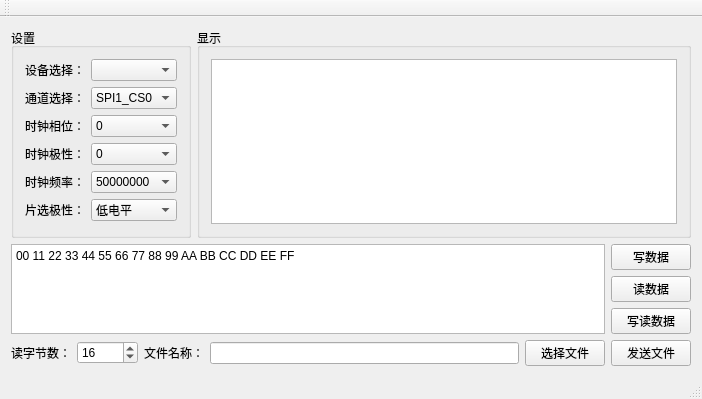
<?xml version="1.0" encoding="UTF-8"?>
<ui version="4.0">
 <class>MainWindow</class>
 <widget class="QMainWindow" name="MainWindow">
  <property name="geometry">
   <rect>
    <x>0</x>
    <y>0</y>
    <width>702</width>
    <height>399</height>
   </rect>
  </property>
  <property name="windowTitle">
   <string>USB2SPI Test</string>
  </property>
  <widget class="QWidget" name="centralWidget">
   <layout class="QGridLayout" name="gridLayout_3">
    <item row="0" column="0">
     <layout class="QVBoxLayout" name="verticalLayout_4">
      <item>
       <layout class="QHBoxLayout" name="horizontalLayout_9">
        <item>
         <widget class="QGroupBox" name="groupBox">
          <property name="maximumSize">
           <size>
            <width>180</width>
            <height>16777215</height>
           </size>
          </property>
          <property name="title">
           <string>设置</string>
          </property>
          <layout class="QGridLayout" name="gridLayout">
           <item row="0" column="0">
            <layout class="QVBoxLayout" name="verticalLayout">
             <item>
              <layout class="QHBoxLayout" name="horizontalLayout">
               <item>
                <widget class="QLabel" name="label">
                 <property name="text">
                  <string>设备选择：</string>
                 </property>
                </widget>
               </item>
               <item>
                <widget class="QComboBox" name="comboBoxDeviceHandle">
                 <property name="sizePolicy">
                  <sizepolicy hsizetype="Expanding" vsizetype="Fixed">
                   <horstretch>0</horstretch>
                   <verstretch>0</verstretch>
                  </sizepolicy>
                 </property>
                 <property name="sizeAdjustPolicy">
                  <enum>QComboBox::AdjustToContentsOnFirstShow</enum>
                 </property>
                </widget>
               </item>
              </layout>
             </item>
             <item>
              <layout class="QHBoxLayout" name="horizontalLayout_2">
               <item>
                <widget class="QLabel" name="label_2">
                 <property name="text">
                  <string>通道选择：</string>
                 </property>
                </widget>
               </item>
               <item>
                <widget class="QComboBox" name="comboBoxChannel">
                 <property name="sizePolicy">
                  <sizepolicy hsizetype="Expanding" vsizetype="Fixed">
                   <horstretch>0</horstretch>
                   <verstretch>0</verstretch>
                  </sizepolicy>
                 </property>
                 <item>
                  <property name="text">
                   <string>SPI1_CS0</string>
                  </property>
                 </item>
                 <item>
                  <property name="text">
                   <string>SPI2_CS0</string>
                  </property>
                 </item>
                </widget>
               </item>
              </layout>
             </item>
             <item>
              <layout class="QHBoxLayout" name="horizontalLayout_3">
               <item>
                <widget class="QLabel" name="label_3">
                 <property name="text">
                  <string>时钟相位：</string>
                 </property>
                </widget>
               </item>
               <item>
                <widget class="QComboBox" name="comboBoxCPHA">
                 <property name="sizePolicy">
                  <sizepolicy hsizetype="Expanding" vsizetype="Fixed">
                   <horstretch>0</horstretch>
                   <verstretch>0</verstretch>
                  </sizepolicy>
                 </property>
                 <item>
                  <property name="text">
                   <string>0</string>
                  </property>
                 </item>
                 <item>
                  <property name="text">
                   <string>1</string>
                  </property>
                 </item>
                </widget>
               </item>
              </layout>
             </item>
             <item>
              <layout class="QHBoxLayout" name="horizontalLayout_4">
               <item>
                <widget class="QLabel" name="label_4">
                 <property name="text">
                  <string>时钟极性：</string>
                 </property>
                </widget>
               </item>
               <item>
                <widget class="QComboBox" name="comboBoxCPOL">
                 <property name="sizePolicy">
                  <sizepolicy hsizetype="Expanding" vsizetype="Fixed">
                   <horstretch>0</horstretch>
                   <verstretch>0</verstretch>
                  </sizepolicy>
                 </property>
                 <item>
                  <property name="text">
                   <string>0</string>
                  </property>
                 </item>
                 <item>
                  <property name="text">
                   <string>1</string>
                  </property>
                 </item>
                </widget>
               </item>
              </layout>
             </item>
             <item>
              <layout class="QHBoxLayout" name="horizontalLayout_5">
               <item>
                <widget class="QLabel" name="label_5">
                 <property name="text">
                  <string>时钟频率：</string>
                 </property>
                </widget>
               </item>
               <item>
                <widget class="QComboBox" name="comboBoxClockSpeed">
                 <property name="sizePolicy">
                  <sizepolicy hsizetype="Expanding" vsizetype="Fixed">
                   <horstretch>0</horstretch>
                   <verstretch>0</verstretch>
                  </sizepolicy>
                 </property>
                 <item>
                  <property name="text">
                   <string>50000000</string>
                  </property>
                 </item>
                 <item>
                  <property name="text">
                   <string>25000000</string>
                  </property>
                 </item>
                 <item>
                  <property name="text">
                   <string>12500000</string>
                  </property>
                 </item>
                 <item>
                  <property name="text">
                   <string>6250000</string>
                  </property>
                 </item>
                 <item>
                  <property name="text">
                   <string>3125000</string>
                  </property>
                 </item>
                 <item>
                  <property name="text">
                   <string>1562500</string>
                  </property>
                 </item>
                 <item>
                  <property name="text">
                   <string>781250</string>
                  </property>
                 </item>
                 <item>
                  <property name="text">
                   <string>390450</string>
                  </property>
                 </item>
                </widget>
               </item>
              </layout>
             </item>
             <item>
              <layout class="QHBoxLayout" name="horizontalLayout_6">
               <item>
                <widget class="QLabel" name="label_6">
                 <property name="text">
                  <string>片选极性：</string>
                 </property>
                </widget>
               </item>
               <item>
                <widget class="QComboBox" name="comboBoxSelPolarity">
                 <property name="sizePolicy">
                  <sizepolicy hsizetype="Expanding" vsizetype="Fixed">
                   <horstretch>0</horstretch>
                   <verstretch>0</verstretch>
                  </sizepolicy>
                 </property>
                 <item>
                  <property name="text">
                   <string>低电平</string>
                  </property>
                 </item>
                 <item>
                  <property name="text">
                   <string>高电平</string>
                  </property>
                 </item>
                </widget>
               </item>
              </layout>
             </item>
            </layout>
           </item>
           <item row="1" column="0">
            <spacer name="verticalSpacer">
             <property name="orientation">
              <enum>Qt::Vertical</enum>
             </property>
             <property name="sizeHint" stdset="0">
              <size>
               <width>20</width>
               <height>40</height>
              </size>
             </property>
            </spacer>
           </item>
          </layout>
         </widget>
        </item>
        <item>
         <widget class="QGroupBox" name="groupBox_2">
          <property name="title">
           <string>显示</string>
          </property>
          <layout class="QGridLayout" name="gridLayout_2">
           <item row="0" column="0">
            <widget class="QTextBrowser" name="textBrowser"/>
           </item>
          </layout>
         </widget>
        </item>
       </layout>
      </item>
      <item>
       <layout class="QVBoxLayout" name="verticalLayout_2">
        <item>
         <layout class="QHBoxLayout" name="horizontalLayout_7">
          <item>
           <widget class="QTextEdit" name="textEdit">
            <property name="sizePolicy">
             <sizepolicy hsizetype="Expanding" vsizetype="Maximum">
              <horstretch>0</horstretch>
              <verstretch>0</verstretch>
             </sizepolicy>
            </property>
            <property name="html">
             <string>&lt;!DOCTYPE HTML PUBLIC &quot;-//W3C//DTD HTML 4.0//EN&quot; &quot;http://www.w3.org/TR/REC-html40/strict.dtd&quot;&gt;
&lt;html&gt;&lt;head&gt;&lt;meta name=&quot;qrichtext&quot; content=&quot;1&quot; /&gt;&lt;style type=&quot;text/css&quot;&gt;
p, li { white-space: pre-wrap; }
&lt;/style&gt;&lt;/head&gt;&lt;body style=&quot; font-family:'SimSun'; font-size:9pt; font-weight:400; font-style:normal;&quot;&gt;
&lt;p style=&quot; margin-top:0px; margin-bottom:0px; margin-left:0px; margin-right:0px; -qt-block-indent:0; text-indent:0px;&quot;&gt;00 11 22 33 44 55 66 77 88 99 AA BB CC DD EE FF&lt;/p&gt;&lt;/body&gt;&lt;/html&gt;</string>
            </property>
           </widget>
          </item>
          <item>
           <layout class="QVBoxLayout" name="verticalLayout_3">
            <item>
             <widget class="QPushButton" name="pushButtonWrite">
              <property name="text">
               <string>写数据</string>
              </property>
             </widget>
            </item>
            <item>
             <widget class="QPushButton" name="pushButtonRead">
              <property name="text">
               <string>读数据</string>
              </property>
             </widget>
            </item>
            <item>
             <widget class="QPushButton" name="pushButtonWriteRead">
              <property name="text">
               <string>写读数据</string>
              </property>
             </widget>
            </item>
           </layout>
          </item>
         </layout>
        </item>
        <item>
         <layout class="QHBoxLayout" name="horizontalLayout_8">
          <item>
           <widget class="QLabel" name="label_8">
            <property name="text">
             <string>读字节数：</string>
            </property>
           </widget>
          </item>
          <item>
           <widget class="QSpinBox" name="spinBoxReadDataCount">
            <property name="maximum">
             <number>10240</number>
            </property>
            <property name="value">
             <number>16</number>
            </property>
           </widget>
          </item>
          <item>
           <widget class="QLabel" name="label_7">
            <property name="text">
             <string>文件名称：</string>
            </property>
           </widget>
          </item>
          <item>
           <widget class="QLineEdit" name="lineEditFileName"/>
          </item>
          <item>
           <widget class="QPushButton" name="pushButtonSelectFile">
            <property name="text">
             <string>选择文件</string>
            </property>
           </widget>
          </item>
          <item>
           <widget class="QPushButton" name="pushButtonSendFile">
            <property name="text">
             <string>发送文件</string>
            </property>
           </widget>
          </item>
         </layout>
        </item>
       </layout>
      </item>
     </layout>
    </item>
   </layout>
  </widget>
  <widget class="QMenuBar" name="menuBar">
   <property name="geometry">
    <rect>
     <x>0</x>
     <y>0</y>
     <width>702</width>
     <height>23</height>
    </rect>
   </property>
  </widget>
  <widget class="QToolBar" name="mainToolBar">
   <attribute name="toolBarArea">
    <enum>TopToolBarArea</enum>
   </attribute>
   <attribute name="toolBarBreak">
    <bool>false</bool>
   </attribute>
  </widget>
  <widget class="QStatusBar" name="statusBar"/>
 </widget>
 <layoutdefault spacing="6" margin="11"/>
 <resources/>
 <connections/>
</ui>
